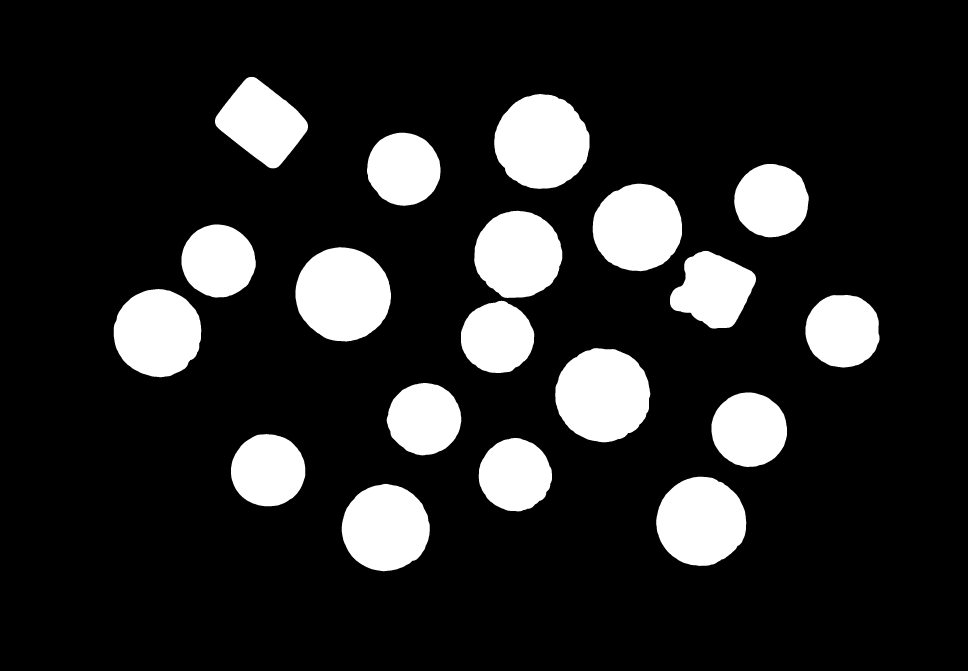
#> input picture clasificador/imagenes/imagen_contornos.jpg, 3871 x 2681 px (shown at 1/4 size)
$ python -i Funciones.py   (imports and definitions only)   (older library calls are emulated)
#> lines starting #> are read from the running program, lines starting #| are printed output that depends on the picture; after the words box and inside, x2 and y2 are one past the last pixel; in counts of white or black regions, pixels touching at a corner belong together
#> further down, picture is the input picture: shape (2681, 3871, 3); min 0, max 255, mean 38.8
import cv2
import numpy as np
import matplotlib.pyplot as plt

# [18 lines left out: function imshow, not called in this run]

def filtro_sobel(imagen_entrada: np.ndarray, tamano_kernel: int = 3) -> np.ndarray:
    """
    Aplica el filtro Sobel en las direcciones x e y a la imagen dada.

    Parameters:
    - imagen_entrada (np.ndarray): La imagen a la cual se aplicará el filtro Sobel.
    - tamano_kernel (int, optional): Tamaño del kernel para el filtro Sobel. Por defecto es 3.

    Returns:
    - np.ndarray: La imagen resultante después de aplicar el filtro Sobel.
    """
#> called with tamano_kernel = 3
    sobel_x = cv2.Sobel(imagen_entrada, cv2.CV_64F, 1, 0, ksize=tamano_kernel)
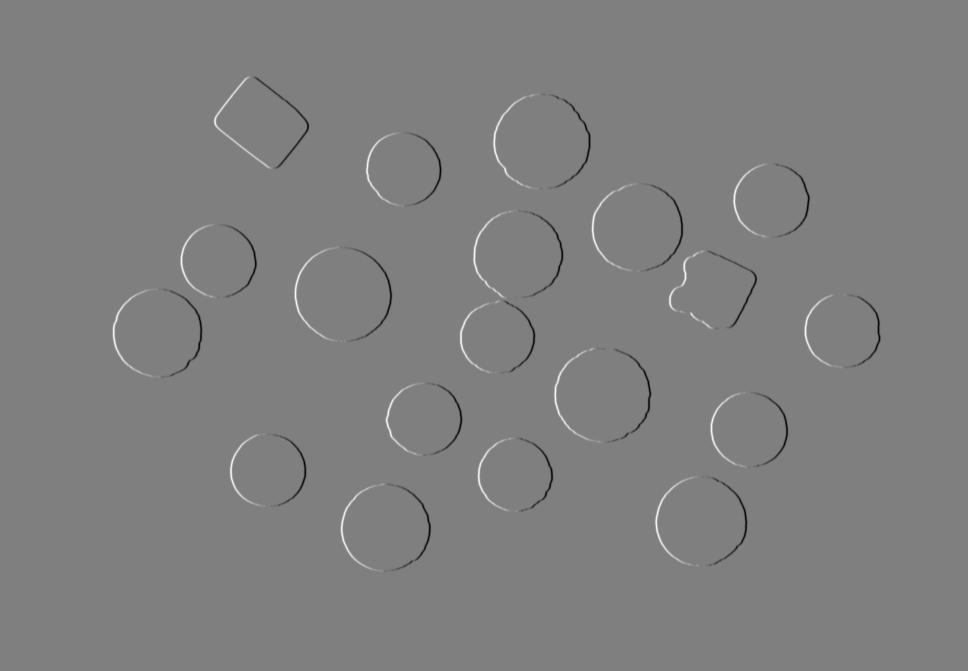
#> sobel_x: shape (2681, 3871, 3) float64 (shown at 1/4 size); min -304, max 304, mean 0; drawn with min black and max white
    sobel_y = cv2.Sobel(imagen_entrada, cv2.CV_64F, 0, 1, ksize=tamano_kernel)
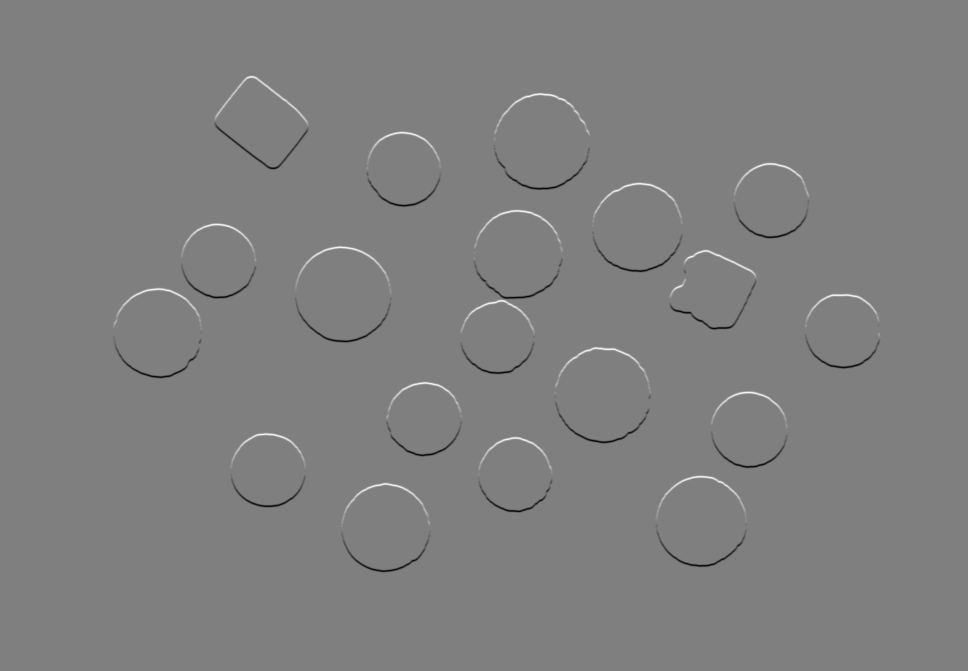
#> sobel_y: shape (2681, 3871, 3) float64 (shown at 1/4 size); min -304, max 304, mean 0; drawn with min black and max white

    imagen_gradiente = cv2.convertScaleAbs(np.sqrt(sobel_x**2 + sobel_y**2))
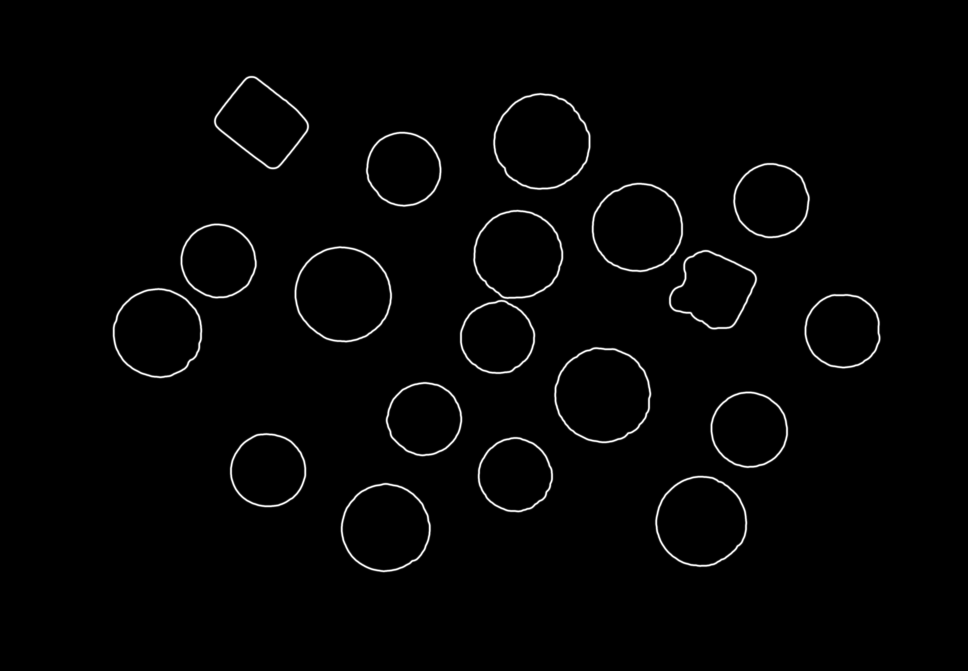
#> imagen_gradiente: shape (2681, 3871, 3) (shown at 1/4 size); min 0, max 255, mean 3.6

    return imagen_gradiente

# [16 lines left out: function apertura, not called in this run]

def obtener_contornos(imagen_entrada: np.ndarray) -> np.ndarray:
    """
    Aplica una serie de operaciones para obtener y resaltar los contornos en una imagen.

    Parameters:
    - imagen_entrada (np.ndarray): La imagen de entrada.

    Returns:
    - np.ndarray: La imagen resultante después de resaltar los contornos.
    """

    imagen_suavizada = cv2.GaussianBlur(imagen_entrada, (15, 15), 0)

    imagen_gradiente = filtro_sobel(imagen_suavizada)

    imagen_filtrada_umbral = cv2.GaussianBlur(imagen_gradiente, (19, 19), 0)

    imagen_gradiente_abs = cv2.convertScaleAbs(imagen_filtrada_umbral)

    umbral_superior = int(np.percentile(imagen_gradiente_abs, 90))
#> umbral_superior = 0

    _, imagen_umbralizada = cv2.threshold(imagen_gradiente_abs, umbral_superior, 1, cv2.THRESH_BINARY)
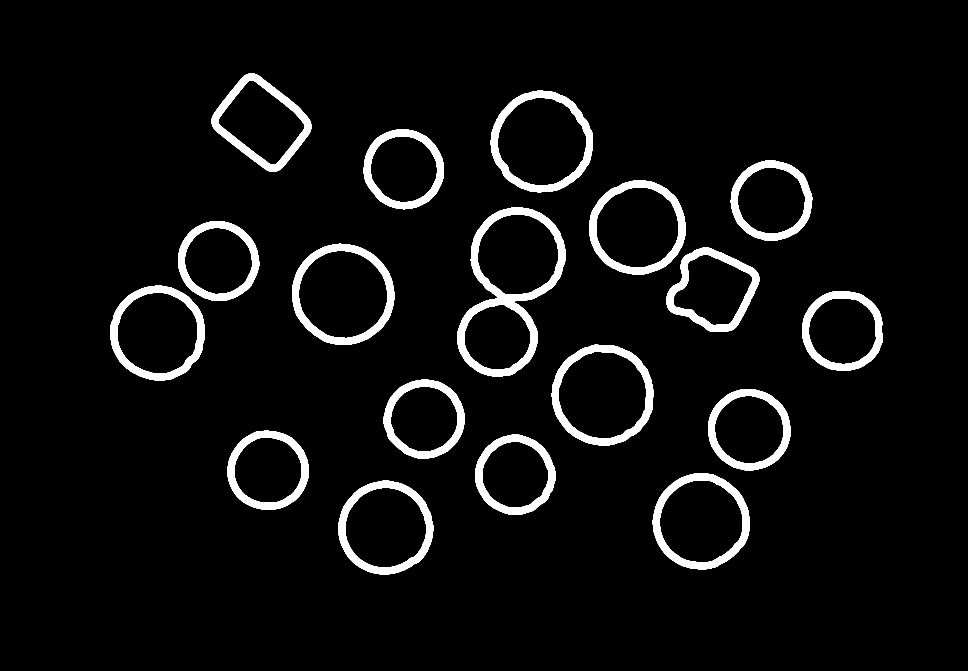
#> imagen_umbralizada: shape (2681, 3871, 3) (shown at 1/4 size); values 0 (black) and 1 (white), 5.3% white; 18 white regions, largest, box (x1, y1, x2, y2) and area: (1830, 830, 2263, 1506) 56025, (1963, 362, 2372, 769) 33523, (2207, 1379, 2615, 1783) 33494

    imagen_expandida = cv2.morphologyEx(imagen_umbralizada, cv2.MORPH_CLOSE, np.ones((25, 25), np.uint8))
#> imagen_expandida: shape (2681, 3871, 3); values 0 (black) and 1 (white), 5.3% white; 16 white regions, largest, box (x1, y1, x2, y2) and area: (2357, 721, 3038, 1328) 61023, (441, 884, 1037, 1523) 58050, (1830, 830, 2263, 1506) 56826

#> (the run stopped early here; a loop or call above may not have finished)
